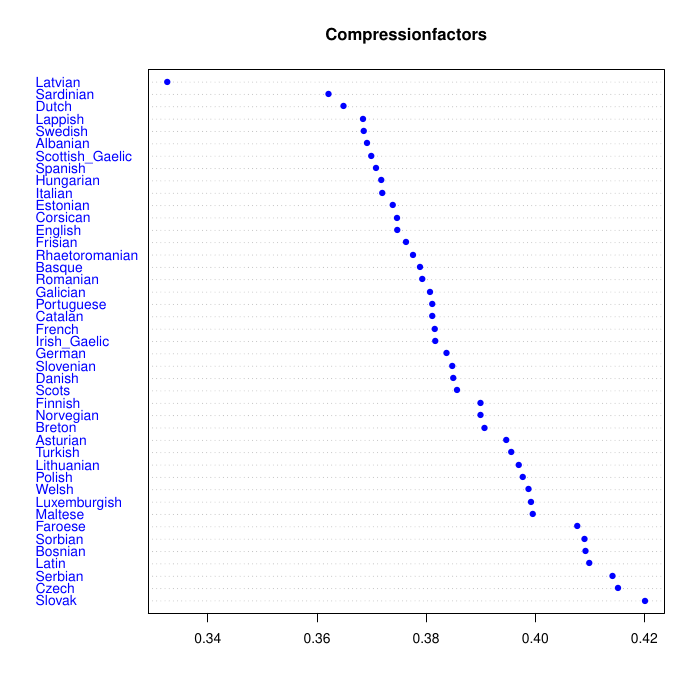

R code for this plot:
library (cluster)
library(MASS)

#a
load("zip.rda")
pdf("zip.pdf")

#b
bits <- function(x,compress = TRUE) {
  if (compress){
    x <- memCompress(x,"gzip")
    length(x)*8
  } else{
    sum(nchar(x,"bytes"))*8
  }
}

#c
compression.factor <- sapply(text,function(x){bits(x)/bits(x, FALSE)})
dotchart(sort( compression.factor , decreasing = T), main="Compressionfactors", cex=0.85, col="blue", pch=16 )

#d
cross <- function(xp, xq){
  (bits(c(xq,xp)) - bits(xq)) / bits(xp,FALSE)
}

#e
divergence <- function(xp, xq){
  cross(xp, xq) - cross(xp, xp)
}

distance <- function(X){
  S <- sapply(X,function (a) sapply(X,function(b) divergence(a,b)))
  as.dist(S+t(S))
}

#f
plot(agnes(distance(text)), which.plots=2)
plot(diana(distance(text)), which.plots=2)

#g
multiscale <- cmdscale(distance(text),2)
x <- multiscale[,1]
y <- multiscale[,2]
plot(x, y, type = "p", asp = 1, main = "cmdscale", xlab = "", ylab="")
text(x, y, rownames(multiscale), cex = 0.6, pos=1)

multiscale_sammon <- sammon(distance(text), k=2)
sammon_labes <- names(text)
plot(multiscale_sammon$points, type="p", main="Sammon-MDS", xlab = "", ylab="")
text(multiscale_sammon$points, labels=sammon_labes, pos=1,  cex = 0.6)

#---------------------mini beispiel

text2 <- list("Spanish"=text$Spanish, "Italian"=text$Italian, "English"=text$English, "French"=text$French, "German"=text$German, "Luxemburgish"=text$Luxemburgish)
text2 <- rev(text2)

compression.factor2 <- sapply(text2,function(x){bits(x)/bits(x, FALSE)})
dotchart(sort( compression.factor2 , decreasing = T), main="Compressionfactors", cex=0.85, col="blue", pch=16 )

plot(agnes(distance(text2)), which.plots=2)
plot(diana(distance(text2)), which.plots=2)

multiscale2 <- cmdscale(distance(text2),2)
x <- multiscale2[,1]
y <- multiscale2[,2]
plot(x, y, type = "p", asp = 1, main = "cmdscale", xlab = "", ylab="")
text(x, y, rownames(multiscale2), cex = 0.6, pos=1)

multiscale_sammon2 <- sammon(distance(text2), k=2)
sammon_labes2 <- names(text2)
plot(multiscale_sammon2$points, type="p", ylim=c(-0.6,0.6), xlim=c(-0.6,0.6), xlab = "", ylab="")
text(multiscale_sammon2$points, labels=sammon_labes2, pos=1)

dev.off()